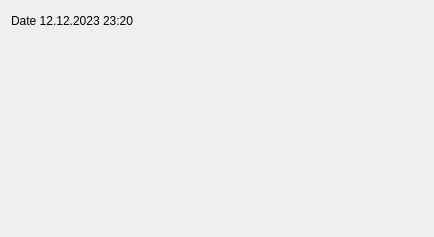
<?xml version="1.0" encoding="UTF-8"?>
<ui version="4.0">
 <class>BlockOfCompletedTasksClass</class>
 <widget class="QWidget" name="BlockOfCompletedTasksClass">
  <property name="geometry">
   <rect>
    <x>0</x>
    <y>0</y>
    <width>434</width>
    <height>237</height>
   </rect>
  </property>
  <property name="windowTitle">
   <string>BlockOfCompletedTasks</string>
  </property>
  <layout class="QGridLayout" name="gridLayout">
   <item row="0" column="0">
    <widget class="QLabel" name="qlDate">
     <property name="text">
      <string>Date 12.12.2023 23:20</string>
     </property>
    </widget>
   </item>
   <item row="0" column="1">
    <spacer name="horizontalSpacer">
     <property name="orientation">
      <enum>Qt::Horizontal</enum>
     </property>
     <property name="sizeHint" stdset="0">
      <size>
       <width>40</width>
       <height>20</height>
      </size>
     </property>
    </spacer>
   </item>
   <item row="1" column="0">
    <spacer name="verticalSpacer">
     <property name="orientation">
      <enum>Qt::Vertical</enum>
     </property>
     <property name="sizeHint" stdset="0">
      <size>
       <width>20</width>
       <height>40</height>
      </size>
     </property>
    </spacer>
   </item>
   <item row="1" column="1">
    <layout class="QVBoxLayout" name="verticalLayout">
     <item>
      <spacer name="verticalSpacer_2">
       <property name="orientation">
        <enum>Qt::Vertical</enum>
       </property>
       <property name="sizeHint" stdset="0">
        <size>
         <width>20</width>
         <height>40</height>
        </size>
       </property>
      </spacer>
     </item>
    </layout>
   </item>
  </layout>
 </widget>
 <layoutdefault spacing="6" margin="11"/>
 <resources/>
 <connections/>
</ui>
